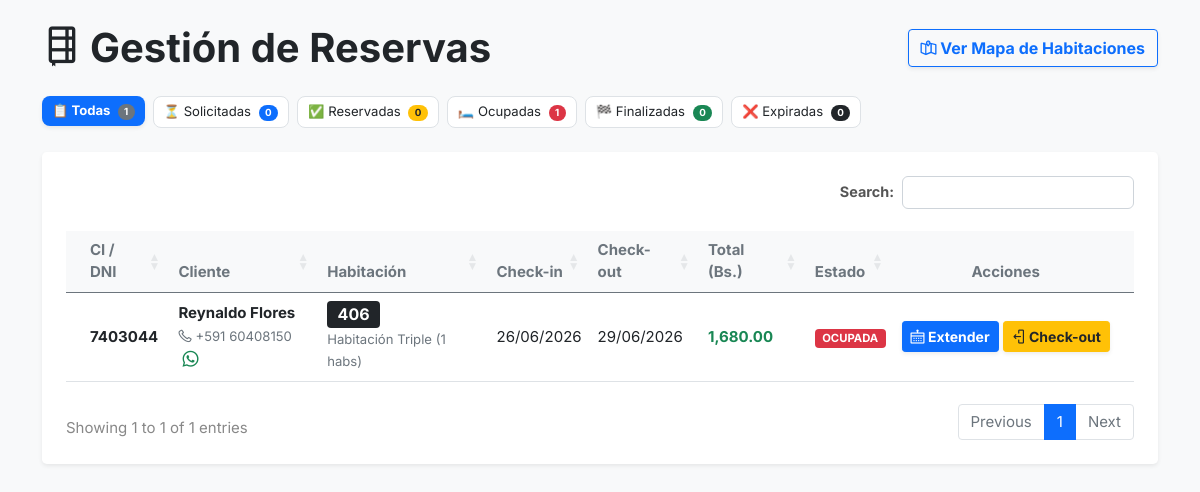
/reservas/index.php (signed in), run on the app's committed database.
### tables this page shows
CREATE TABLE `reservas` (
  `id` int(11) NOT NULL,
  `nombre` varchar(150) NOT NULL,
  `ci` varchar(20) NOT NULL,
  `telefono` varchar(20) DEFAULT NULL,
  `fecha_ingreso` date NOT NULL,
  `fecha_salida` date NOT NULL,
  `estado` enum('SOLICITADA','RESERVADA','OCUPADA','FINALIZADA','EXPIRADA') DEFAULT 'SOLICITADA',
  `desayuno` tinyint(1) DEFAULT 0,
  `garage` int(11) DEFAULT 0,
  `total` decimal(10,2) NOT NULL DEFAULT 0.00,
  `foto_ci` varchar(255) DEFAULT NULL,
  `created_at` timestamp NOT NULL DEFAULT current_timestamp(),
  `confirmada_at` timestamp NULL DEFAULT NULL,
  `checkin_at` timestamp NULL DEFAULT NULL,
  `checkout_at` timestamp NULL DEFAULT NULL,
  `nro_voucher` int(11) DEFAULT NULL
);

### reservas/index.php (the view, shortened to what this page needs)
<?php
include '../conexion.php';
$conexion->query("ALTER TABLE reservas ADD COLUMN IF NOT EXISTS confirmada_at TIMESTAMP NULL AFTER created_at");
$sql_counts = "SELECT estado, COUNT(*) as total FROM reservas GROUP BY estado";
$res_counts = $conexion->query($sql_counts);
$counts = ['SOLICITADA' => 0, 'RESERVADA' => 0, 'OCUPADA' => 0, 'FINALIZADA' => 0, 'EXPIRADA' => 0];
$total_reservas = 0;
if ($res_counts) {
    while ($row = $res_counts->fetch_assoc()) {
        $counts[$row['estado']] = $row['total'];
        $total_reservas += $row['total'];
    }
}
$sql = "SELECT r.*,
               GROUP_CONCAT(h.numero SEPARATOR ', ') as numeros_habitaciones,
               GROUP_CONCAT(DISTINCT t.nombre SEPARATOR ', ') as tipos_habitaciones,
               COUNT(dr.habitacion_id) as total_habitaciones,
               COALESCE(SUM(t.capacidad), 1) as capacidad_total,
               COALESCE(SUM(t.precio), 0) as tarifa_noche,
               TIMESTAMPDIFF(SECOND, NOW(), DATE_ADD(r.confirmada_at, INTERVAL 12 HOUR)) as segundos_restantes
        FROM reservas r
        LEFT JOIN detalle_reserva dr ON r.id = dr.reserva_id
        LEFT JOIN habitacion h ON dr.habitacion_id = h.id_habitacion
        LEFT JOIN tipo_habitacion t ON h.id_tipo = t.id_tipo
        GROUP BY r.id
        ORDER BY FIELD(r.estado, 'SOLICITADA', 'RESERVADA', 'OCUPADA', 'FINALIZADA', 'EXPIRADA'), r.id DESC";
$resultado = $conexion->query($sql);
?>
<!DOCTYPE html>
<html lang="es">
<?php include '../header.php'; ?>
<link rel="stylesheet" href="https://cdn.datatables.net/1.13.6/css/dataTables.bootstrap5.min.css" />
<link rel="stylesheet" href="https://cdn.datatables.net/buttons/2.4.1/css/buttons.bootstrap5.min.css" />
<body class="bg-light py-4">
  <div class="container">
    <div class="d-flex justify-content-between align-items-center mb-4">
      <h2 class="fw-bold text-dark"><i class="lni lni-agenda me-2"></i>Gestión de Reservas</h2>
      <a href="../habitacion/index.php" class="btn btn-outline-primary fw-bold shadow-sm">
        <i class="lni lni-map"></i> Ver Mapa de Habitaciones
      </a>
    </div>
    <div class="row mb-4">
        <div class="col-12">
            <ul class="nav nav-pills gap-2">
                <li class="nav-item">
                    <a class="nav-link active shadow-sm fw-bold tab-filtro" href="#" data-estado="">
                        📋 Todas <span class="badge bg-secondary text-white ms-1 rounded-pill"><?= $total_reservas ?></span>
                    </a>
                </li>
                <li class="nav-item">
                    <a class="nav-link bg-white border text-dark tab-filtro" href="#" data-estado="SOLICITADA">
                        ⏳ Solicitadas <span class="badge bg-primary text-white ms-1 rounded-pill"><?= $counts['SOLICITADA'] ?></span>
                    </a>
                </li>
                <li class="nav-item">
                    <a class="nav-link bg-white border text-dark tab-filtro" href="#" data-estado="RESERVADA">
                        ✅ Reservadas <span class="badge bg-warning text-dark ms-1 rounded-pill"><?= $counts['RESERVADA'] ?></span>
                    </a>
                </li>
                <li class="nav-item">
                    <a class="nav-link bg-white border text-dark tab-filtro" href="#" data-estado="OCUPADA">
                        🛏️ Ocupadas <span class="badge bg-danger text-white ms-1 rounded-pill"><?= $counts['OCUPADA'] ?></span>
                    </a>
                </li>
                <li class="nav-item">
                    <a class="nav-link bg-white border text-dark tab-filtro" href="#" data-estado="FINALIZADA">
                        🏁 Finalizadas <span class="badge bg-success text-white ms-1 rounded-pill"><?= $counts['FINALIZADA'] ?></span>
                    </a>
                </li>
                <li class="nav-item">
                    <a class="nav-link bg-white border text-dark tab-filtro" href="#" data-estado="EXPIRADA">
                        ❌ Expiradas <span class="badge bg-dark text-white ms-1 rounded-pill"><?= $counts['EXPIRADA'] ?></span>
                    </a>
                </li>
            </ul>
        </div>
    </div>
    <div class="card shadow-sm border-0 rounded-3">
      <div class="card-body p-4">
        <div class="table-responsive">
          <table id="tablaReservas" class="table table-hover align-middle mb-0" style="width: 100%;">
            <thead class="table-light text-secondary">
              <tr>
                <th class="ps-4">CI / DNI</th>
                <th>Cliente</th>
                <th>Habitación</th>
                <th>Check-in</th>
                <th>Check-out</th>
                <th>Total (Bs.)</th>
                <th>Estado</th>
                <th class="text-center pe-4">Acciones</th>
              </tr>
            </thead>
            <tbody>
              <?php if ($resultado && $resultado->num_rows > 0): ?>
                <?php while ($fila = $resultado->fetch_assoc()): ?>
                  <tr>
                    <td class="ps-4 fw-bold text-dark"><?= htmlspecialchars($fila['ci'] ?? '') ?></td>
                    <td>
                        <strong><?= htmlspecialchars($fila['nombre'] ?? '') ?></strong><br>
                        <small class="text-muted">
                            <i class="lni lni-phone me-1"></i><?= htmlspecialchars($fila['telefono'] ?? '') ?>
                            <?php if(!empty($fila['telefono'])): ?>
                                <?php $tel_limpio = preg_replace('/[^0-9]/', '', $fila['telefono']); ?>
                                <a href="https://wa.me/<?= $tel_limpio ?>?text=<?= rawurlencode('Hola ' . trim($fila['nombre']) . ', nos comunicamos de la Recepción del hotel HabitApp...') ?>" target="_blank" class="text-success ms-1 fs-6" title="Abrir Chat"><i class="lni lni-whatsapp"></i></a>
                            <?php endif; ?>
                        </small>
                    </td>
                    <td>
                        <span class="badge bg-dark fs-6"><?= htmlspecialchars($fila['numeros_habitaciones'] ?? 'Sin Asignar') ?></span><br>
                        <small class="text-muted"><?= htmlspecialchars($fila['tipos_habitaciones'] ?? 'N/A') ?> (<?= $fila['total_habitaciones'] ?? 0 ?> habs)</small>
                    </td>
                    <td>
                        <?= !empty($fila['fecha_ingreso']) ? date('d/m/Y', strtotime($fila['fecha_ingreso'])) : 'N/A' ?>
                    </td>
                    <td>
                        <?= !empty($fila['fecha_salida']) ? date('d/m/Y', strtotime($fila['fecha_salida'])) : 'N/A' ?>
                    </td>
                    <td class="fw-bold text-success"><?= number_format((float)($fila['total'] ?? 0), 2) ?></td>
                    <td data-search="<?= htmlspecialchars($fila['estado']) ?>">
                      <?php
                        $badge_class = 'bg-secondary';
                        $estado_mostrar = $fila['estado'];
                        if($fila['estado'] == 'OCUPADA') $badge_class = 'bg-danger';
                      ?>
                      <span class="badge <?= $badge_class ?>"><?= $estado_mostrar ?></span>
                    </td>
                     <td class="text-center pe-4 text-nowrap">
                      <?php if ($fila['estado'] == 'SOLICITADA'): ?>
                          <button type="button" class="btn btn-sm btn-success fw-bold shadow-sm" data-bs-toggle="modal" data-bs-target="#modalConfirmar<?= $fila['id'] ?>">
                            <i class="lni lni-checkmark"></i> Confirmar
                          </button>
                      <?php elseif ($fila['estado'] == 'OCUPADA'): ?>
                          <div class="d-flex justify-content-center gap-1">
                              <button type="button" class="btn btn-sm btn-primary fw-bold shadow-sm" title="Extender Estadía" data-bs-toggle="modal" data-bs-target="#modalExtender<?= $fila['id'] ?>">
                                <i class="lni lni-calendar"></i> Extender
                              </button>
                              <button type="button" class="btn btn-sm btn-warning fw-bold shadow-sm text-dark" title="Finalizar Estadía" data-bs-toggle="modal" data-bs-target="#modalCheckout<?= $fila['id'] ?>">
                                <i class="lni lni-exit"></i> Check-out
                              </button>
                          </div>
                      <?php else:  ?>
                      <?php endif; ?>
                    </td>
                  </tr>
                <?php endwhile; ?>
              <?php endif; ?>
            </tbody>
          </table>
        </div>
      </div>
    </div>
  </div>
</body>
</html>

### assets/css/main.css (style rules this page uses)
html { scroll-behavior: smooth; }
body { font-family: "Inter", sans-serif; font-weight: normal; font-style: normal; color: #888; overflow-x: hidden; font-size: 15px; }
* { margin: 0; padding: 0; }
span, a { display: inline-block; text-decoration: none; transition: all 0.4s ease; -webkit-transition: all 0.4s ease; -moz-transition: all 0.4s ease; }
h1, h2, h3, h4, h5, h6 { font-weight: 600; margin: 0px; color: #081828; }
h2 { font-size: 40px; }
ul, ol { margin: 0px; padding: 0px; list-style-type: none; }

### reservas/index.php (style rules this page uses)
.tab-filtro { font-size: 0.82rem !important; padding: 5px 10px !important; white-space: nowrap !important; border-radius: 8px !important; transition: all 0.2s ease-in-out; }

### data on the page
reservas: ci "7403044", nombre "Reynaldo Flores", telefono "+591 60408150", numeros_habitaciones "406", tipos_habitaciones "Habitación Triple", total_habitaciones "1", fecha_ingreso "26/06/2026", fecha_salida "29/06/2026", total "1,680.00", estado "OCUPADA"

### other printed values
$total_reservas "1"
$counts['SOLICITADA'] "0"
$counts['RESERVADA'] "0"
$counts['OCUPADA'] "1"
$counts['FINALIZADA'] "0"
$counts['EXPIRADA'] "0"
